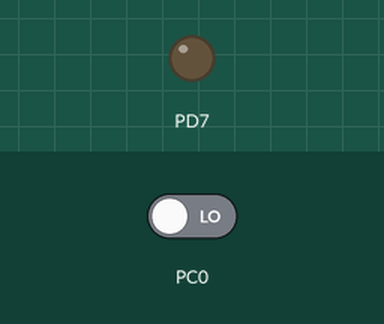
Simulated run of this program. Board: ATmega128, built with avr-gcc and emulated at 8 MHz. Parts: output pins drawn as LEDs (lit = HIGH). Dashed ring = blinking. The inputs (shaded band) are chosen by the test bench; at power-on: PC0 LOW.

Above: at 1.1 s.
At 2.8 s:
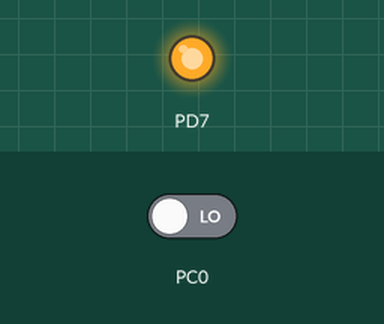
2.9 s: PC0 driven HIGH
At 3.7 s:
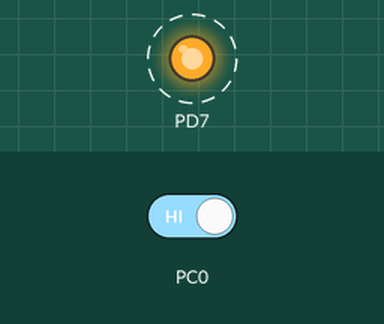
Timing chart, 0 to 12.4 s (numbered marks = the images above; inputs shaded):
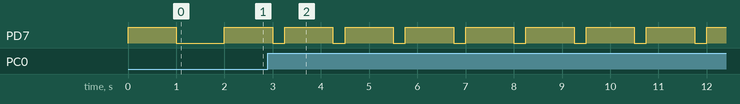

The program:

main.c
```c
#define F_CPU 8000000UL

#include <avr/io.h>
#include <util/delay.h>
#include <stdbool.h>

#define BIT(x) (1 << (x))

int main(void) {

	DDRD = BIT(7); // Make pin D7 output
	bool buttonState = false;

	while (1) {
		if (PINC & BIT(0)) { // Test if C0 is HIGH
			buttonState = !buttonState; // Toggle button state
		}

		PORTD ^= BIT(7); // Toggle D7

		if (buttonState) {
			_delay_ms(250); // 4hz
		} else {
			_delay_ms(1000); // 1hz
		}
	}
}
```

Measured:
- after the input at 2.9 s, PD7: alternates HIGH for 1.0 s and LOW for 0.25 s, starting after 0.35 s
